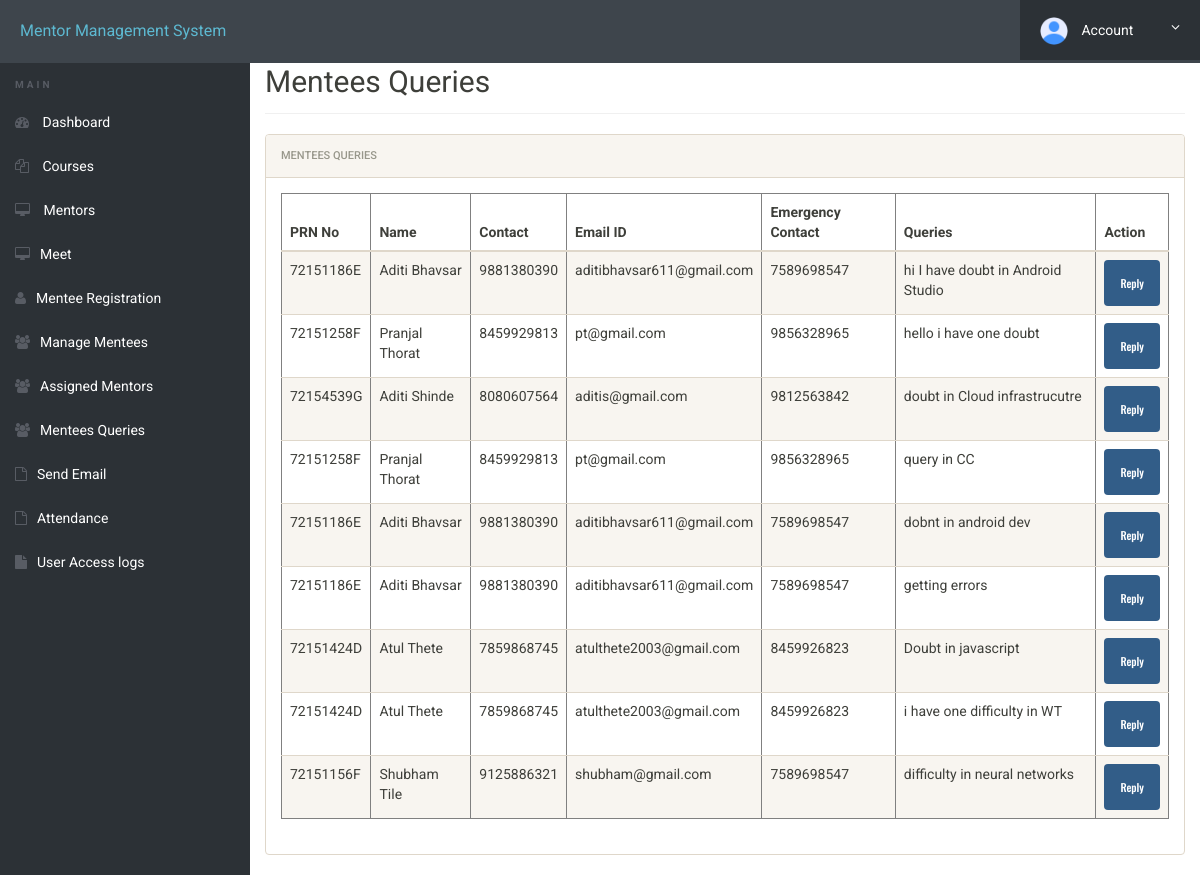
The page /admin/query/student-queries.php (signed in) on the database its author committed.
### tables this page shows
CREATE TABLE `help` (
  `id` int(11) NOT NULL,
  `prnno` text NOT NULL,
  `firstName` text NOT NULL,
  `lastName` text NOT NULL,
  `contactno` varchar(20) DEFAULT NULL,
  `emailid` varchar(50) NOT NULL,
  `egycontactno` varchar(20) DEFAULT NULL,
  `ques` text NOT NULL,
  `isResponded` int(11) DEFAULT NULL,
  `mentor_id` int(11) DEFAULT NULL
);

### admin/query/student-queries.php (the view, shortened to what this page needs)
<?php
include('config.php');
$query = "SELECT * FROM help";
$result = $mysqli->query($query);
$rows = $result->fetch_all(MYSQLI_ASSOC);
?>
<!doctype html>
<html lang="en" class="no-js">
<head>
    <link rel="stylesheet" href="css/font-awesome.min.css">
    <link rel="stylesheet" href="css/bootstrap.min.css">
    <link rel="stylesheet" href="css/dataTables.bootstrap.min.css">
    <link rel="stylesheet" href="css/bootstrap-social.css">
    <link rel="stylesheet" href="css/bootstrap-select.css">
    <link rel="stylesheet" href="css/fileinput.min.css">
    <link rel="stylesheet" href="css/awesome-bootstrap-checkbox.css">
    <link rel="stylesheet" href="css/style.css">
</head>
<body>
    <?php include('header.php'); ?>
    <div class="ts-main-content">
        <?php include('sidebar.php'); ?>
        <div class="content-wrapper">
            <div class="container-fluid">
                <div class="row">
                    <div class="col-md-12">
                        <h2 class="page-title">Mentees Queries</h2>
                        <div class="row">
                            <div class="col-md-12">
                                <div class="panel panel-default">
                                    <div class="panel-heading">Mentees Queries</div>
                                    <div class="panel-body">
                                        <table class="table table-striped" border="1">
                                            <thead>
                                                <tr>
                                                    <th>PRN No</th>
                                                    <th>Name</th>
                                                    <th>Contact</th>
                                                    <th>Email ID</th>
                                                    <th>Emergency Contact</th>
                                                    <th>Queries</th>
                                                    <th>Action</th>
                                                </tr>
                                            </thead>
                                            <tbody>
                                                <?php
                                                if (count($rows) > 0) {
                                                    foreach ($rows as $row) {
                                                        echo "<tr>";
                                                        echo "<td>" . $row['prnno'] . "</td>";
                                                        echo "<td>" . $row['firstName'] . " " . $row['lastName'] . "</td>";
                                                        echo "<td>" . $row['contactno'] . "</td>";
                                                        echo "<td>" . $row['emailid'] . "</td>";
                                                        echo "<td>" . $row['egycontactno'] . "</td>";
                                                        echo "<td>" . $row['ques'] . "</td>";
                                                        echo "<td><button class='btn btn-primary btn-reply' data-toggle='modal' data-target='#emailModal' data-email='" . $row['emailid'] . "' data-name='" . $row['firstName'] . " " . $row['lastName'] . "'>Reply</button></td>";
                                                        echo "</tr>";
                                                    }
                                                } else {
                                                    echo "<tr><td colspan='7'>No data found</td></tr>";
                                                }
                                                ?>
                                            </tbody>
                                        </table>
                                    </div>
                                </div>
                            </div>
                        </div>
                    </div>
                </div>
            </div>
        </div>
    </div>
</body>
</html>

### admin/query/css/style.css (style rules this page uses)
html { font-size: 14px; }
@media only screen and (min-width: 480px) { html { font-size: 17px; } }
@media only screen and (min-width: 768px) { html { font-size: 14px; } }
body { font-size: 1em; }
.btn { font-family: 'Oswald', sans-serif; }
.panel { overflow: hidden; }
.btn { text-transform: none; }
.page-title { padding-bottom: 15px; margin-bottom: 20px; border-bottom: 1px solid #f0f0f0; }
.ts-main-content .content-wrapper { padding-top: 15px; margin-top: 10px; }
@media only screen and (min-width: 992px) { .ts-main-content .content-wrapper { margin-left: 250px; } }

### admin/query/student-queries.php (style rules this page uses)
body { margin-top: 30px; }

### rows shown on the page
help: prnno "72151186E", firstName "Aditi", lastName "Bhavsar", contactno "9881380390", emailid "aditibhavsar611@gmail.com", egycontactno "7589698547", ques "hi I have doubt in Android Studio"
help: prnno "72151258F", firstName "Pranjal", lastName "Thorat", contactno "8459929813", emailid "pt@gmail.com", egycontactno "9856328965", ques "hello i have one doubt"
help: prnno "72154539G", firstName "Aditi", lastName "Shinde", contactno "8080607564", emailid "aditis@gmail.com", egycontactno "9812563842", ques "doubt in Cloud infrastrucutre"
help: prnno "72151258F", firstName "Pranjal", lastName "Thorat", contactno "8459929813", emailid "pt@gmail.com", egycontactno "9856328965", ques "query in CC"
help: prnno "72151186E", firstName "Aditi", lastName "Bhavsar", contactno "9881380390", emailid "aditibhavsar611@gmail.com", egycontactno "7589698547", ques "dobnt in android dev"
help: prnno "72151186E", firstName "Aditi", lastName "Bhavsar", contactno "9881380390", emailid "aditibhavsar611@gmail.com", egycontactno "7589698547", ques "getting errors"
help: prnno "72151424D", firstName "Atul", lastName "Thete", contactno "7859868745", emailid "atulthete2003@gmail.com", egycontactno "8459926823", ques "Doubt in javascript"
help: prnno "72151424D", firstName "Atul", lastName "Thete", contactno "7859868745", emailid "atulthete2003@gmail.com", egycontactno "8459926823", ques "i have one difficulty in WT"
help: prnno "72151156F", firstName "Shubham", lastName "Tile", contactno "9125886321", emailid "shubham@gmail.com", egycontactno "7589698547", ques "difficulty in neural networks"
